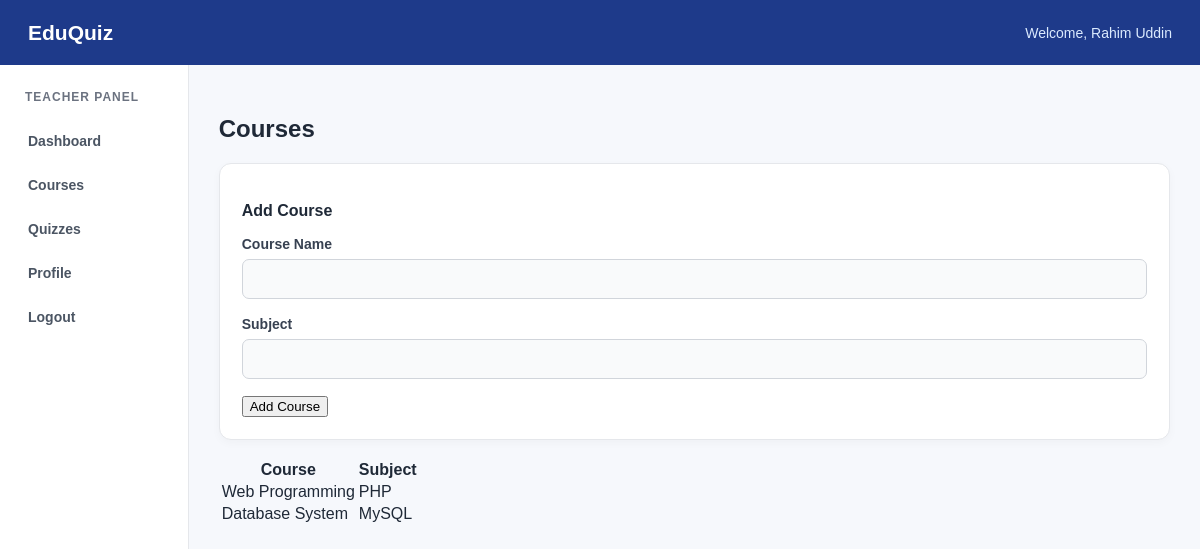
The page /Teacher/View/Courses.php (signed in) on the database its author committed.
### tables this page shows
CREATE TABLE `courses` (
  `CourseID` int(11) NOT NULL AUTO_INCREMENT,
  `CourseName` varchar(255) NOT NULL,
  `Subject` varchar(255) NOT NULL,
  `TeacherEmail` varchar(255) NOT NULL,
  PRIMARY KEY (`CourseID`)
);

### Teacher/Control/AddCourse.php (called while the page is built, shortened)
<?php
include "../model/DatabaseConnection.php";
$connection=new DatabaseConnection();
$conobj=$connection->OpenCon();
$courses = $connection->GetMyCourses($conobj,$_SESSION["Email"]);
?>

### Teacher/model/DatabaseConnection.php (called while the page is built, shortened)
<?php
class DatabaseConnection{
function GetMyCourses($conn,$TeacherEmail)
{
    $result = $conn->query("SELECT * FROM courses WHERE TeacherEmail='$TeacherEmail'");
    return $result;
}
}
?>

### Teacher/View/Courses.php (the view, shortened to what this page needs)
<?php include "../Control/AddCourse.php"; ?>
<!DOCTYPE html>
<html lang="en">
<head>
<link rel="stylesheet" href="../css/style.css">
</head>
<body class="dashboard-page">
<div class="dashboard-header">
    <h2>EduQuiz</h2>
    <p>Welcome, <?php echo htmlspecialchars($_SESSION["Name"]); ?></p>
</div>
<div class="dashboard-container">
    <div class="dashboard-menu">
        <h3>Teacher Panel</h3>
        <a href="Dashboard.php">Dashboard</a>
        <a href="Courses.php">Courses</a>
        <a href="Quizzes.php">Quizzes</a>
        <a href="Profile.php">Profile</a>
        <a href="../Control/logout.php">Logout</a>
    </div>
    <div class="dashboard-content">
        <h2>Courses</h2>
        <div class="course-card">
            <h3>Add Course</h3>
            <form method="post">
                <div class="form-group"><label>Course Name</label><input type="text" name="coursename" required></div>
                <div class="form-group"><label>Subject</label><input type="text" name="subject" required></div>
                <button type="submit" name="add">Add Course</button>
            </form>
        </div>
        <table class="data-table">
        <tr><th>Course</th><th>Subject</th></tr>
        <?php while($row = $courses->fetch_assoc()): ?>
        <tr><td><?php echo htmlspecialchars($row["CourseName"]); ?></td><td><?php echo htmlspecialchars($row["Subject"]); ?></td></tr>
        <?php endwhile; ?>
        </table>
    </div>
</div>
</body>
</html>

### Teacher/css/style.css (style rules this page uses)
* { box-sizing: border-box; }
body { margin: 0; font-family: Arial, sans-serif; background: #f6f8fc; color: #1f2937; }
.form-group { margin-bottom: 17px; }
.form-group label { display: block; margin-bottom: 7px; font-size: 14px; font-weight: bold; color: #374151; }
.form-group input, .form-group select, .course-card input, .course-card select { width: 100%; padding: 11px 12px; border: 1px solid #d1d5db; border-radius: 7px; background: #f9fafb; font-size: 14px; }
.dashboard-page { min-height: 100vh; background: #f6f8fc; }
.dashboard-header { height: 65px; padding: 0 28px; display: flex; align-items: center; justify-content: space-between; background: #1e3a8a; color: white; }
.dashboard-header h2 { margin: 0; font-size: 21px; }
.dashboard-header p { margin: 0; font-size: 14px; color: #dbeafe; }
.dashboard-container { display: flex; }
.dashboard-menu { width: 220px; min-height: calc(100vh - 65px); padding: 25px 15px; background: white; border-right: 1px solid #e5e7eb; }
.dashboard-menu h3 { margin: 0 10px 18px; color: #6b7280; font-size: 12px; text-transform: uppercase; letter-spacing: 1px; }
.dashboard-menu a { display: block; padding: 11px 13px; margin-bottom: 6px; border-radius: 7px; color: #4b5563; text-decoration: none; font-size: 14px; font-weight: 600; }
.dashboard-content { width: 100%; padding: 30px; }
.course-card { margin-bottom: 18px; padding: 22px; background: white; border: 1px solid #e5e7eb; border-radius: 12px; box-shadow: 0 3px 10px rgba(0, 0, 0, 0.03); }
.course-card h3 { color: #1f2937; font-size: 16px; }

### rows shown on the page
courses: CourseName "Web Programming", Subject "PHP"
courses: CourseName "Database System", Subject "MySQL"

### other values the page prints
$_SESSION["Name"] "Rahim Uddin"
